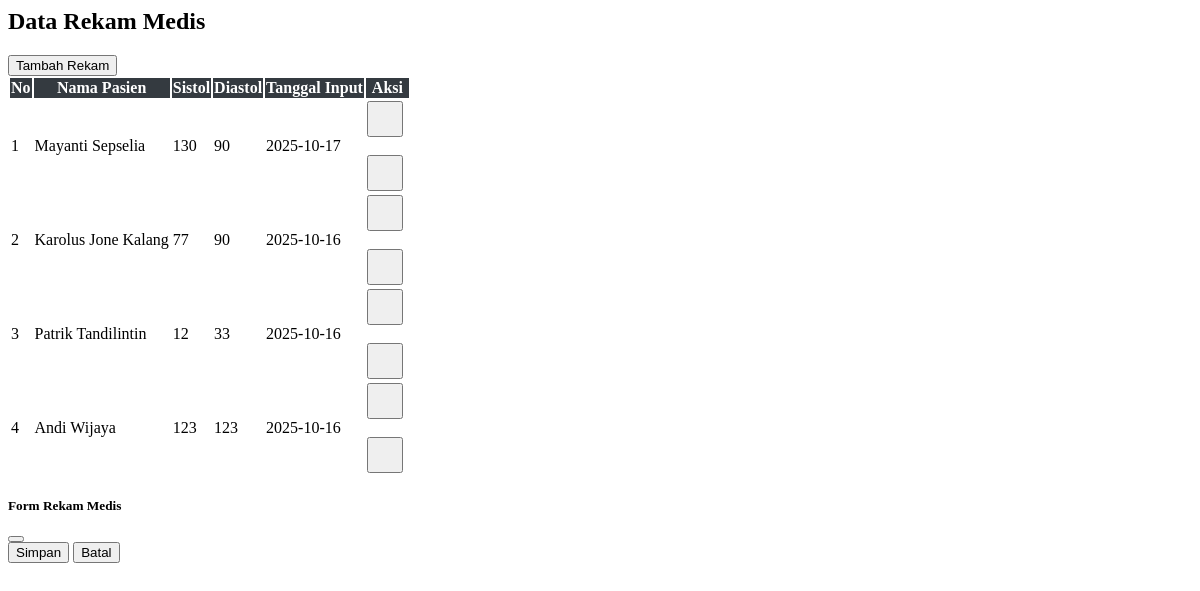
Page /rekam.php on the committed database.
### tables this page shows
CREATE TABLE `212341_rekam_medis` (
  `212341_rekam_id` int NOT NULL,
  `212341_pasien_id` int NOT NULL,
  `212341_tekanan_sistol` int NOT NULL,
  `212341_tekanan_diastol` int NOT NULL,
  `212341_tanggal_input` date NOT NULL
);

CREATE TABLE `212341_pasien` (
  `212341_pasien_id` int NOT NULL,
  `212341_nama` varchar(100) NOT NULL,
  `212341_umur` int NOT NULL,
  `212341_alamat` varchar(255) DEFAULT NULL,
  `212341_jk` enum('Laki-laki','Perempuan') NOT NULL,
  `212341_berat_badan` decimal(5,2) DEFAULT NULL,
  `212341_riwayat_tekanan` text,
  `212341_pola_makan` text,
  `212341_riwayat_keluarga` enum('Ya','Tidak') DEFAULT 'Tidak',
  `212341_keluhan` text,
  `212341_created_at` timestamp NULL DEFAULT CURRENT_TIMESTAMP
);

### rekam.php (the view, shortened to what this page needs)
<?php
include "config.php";
$res = $conn->query("
    SELECT
        r.212341_rekam_id,
        p.212341_nama,
        r.212341_tekanan_sistol,
        r.212341_tekanan_diastol,
        r.212341_tanggal_input
    FROM 212341_rekam_medis r
    JOIN 212341_pasien p ON r.212341_pasien_id = p.212341_pasien_id
    ORDER BY r.212341_rekam_id DESC
");
$rows = $res ? $res->fetch_all(MYSQLI_ASSOC) : [];
?>
<h2 class="mb-4">Data Rekam Medis</h2>
<button class="btn btn-success mb-3" id="btnTambah">
    <i class="bi bi-file-earmark-plus"></i> Tambah Rekam
</button>
<table class="table table-bordered table-striped" id="tableRekam">
<thead>
<tr>
<th>No</th>
<th>Nama Pasien</th>
<th>Sistol</th>
<th>Diastol</th>
<th>Tanggal Input</th>
<th>Aksi</th>
</tr>
</thead>
<tbody>
<?php $no=1; foreach($rows as $r): ?>
<tr>
<td class="text-center"><?= $no++ ?></td>
<td><?= htmlspecialchars($r['212341_nama']) ?></td>
<td class="text-center"><?= $r['212341_tekanan_sistol'] ?></td>
<td class="text-center"><?= $r['212341_tekanan_diastol'] ?></td>
<td class="text-center"><?= $r['212341_tanggal_input'] ?></td>
<td class="text-center td-actions">
    <button class="btn btn-primary btnEdit" data-id="<?= $r['212341_rekam_id'] ?>"><i class="bi bi-pencil-square"></i></button>
    <br><br>
    <button class="btn btn-danger btnHapus" data-id="<?= $r['212341_rekam_id'] ?>"><i class="bi bi-trash3"></i></button>
</td>
</tr>
<?php endforeach; ?>
</tbody>
</table>
<div class="modal fade" id="modalForm" tabindex="-1">
<div class="modal-dialog modal-lg">
<div class="modal-content">
<form id="formRekam">
<div class="modal-header"><h5>Form Rekam Medis</h5><button type="button" class="btn-close" data-bs-dismiss="modal"></button></div>
<div class="modal-footer">
    <button type="submit" class="btn btn-success">Simpan</button>
    <button type="button" class="btn btn-secondary" data-bs-dismiss="modal">Batal</button>
</div>
</form>
</div>
</div>
</div>

### rekam.php (style rules this page uses)
#tableRekam th { text-align: center; vertical-align: middle; background-color: #343a40; color: #fff; }
#tableRekam td { vertical-align: middle; }
.td-actions .btn { width: 36px; height: 36px; padding: 0; margin-right: 5px; display: inline-flex; justify-content: center; align-items: center; }

### rows in the picture
212341_rekam_medis: 212341_pasien.212341_nama "Mayanti Sepselia", 212341_tekanan_sistol "130", 212341_tekanan_diastol "90", 212341_tanggal_input "2025-10-17"
212341_rekam_medis: 212341_pasien.212341_nama "Karolus Jone Kalang", 212341_tekanan_sistol "77", 212341_tekanan_diastol "90", 212341_tanggal_input "2025-10-16"
212341_rekam_medis: 212341_pasien.212341_nama "Patrik Tandilintin", 212341_tekanan_sistol "12", 212341_tekanan_diastol "33", 212341_tanggal_input "2025-10-16"
212341_rekam_medis: 212341_pasien.212341_nama "Andi Wijaya", 212341_tekanan_sistol "123", 212341_tekanan_diastol "123", 212341_tanggal_input "2025-10-16"
